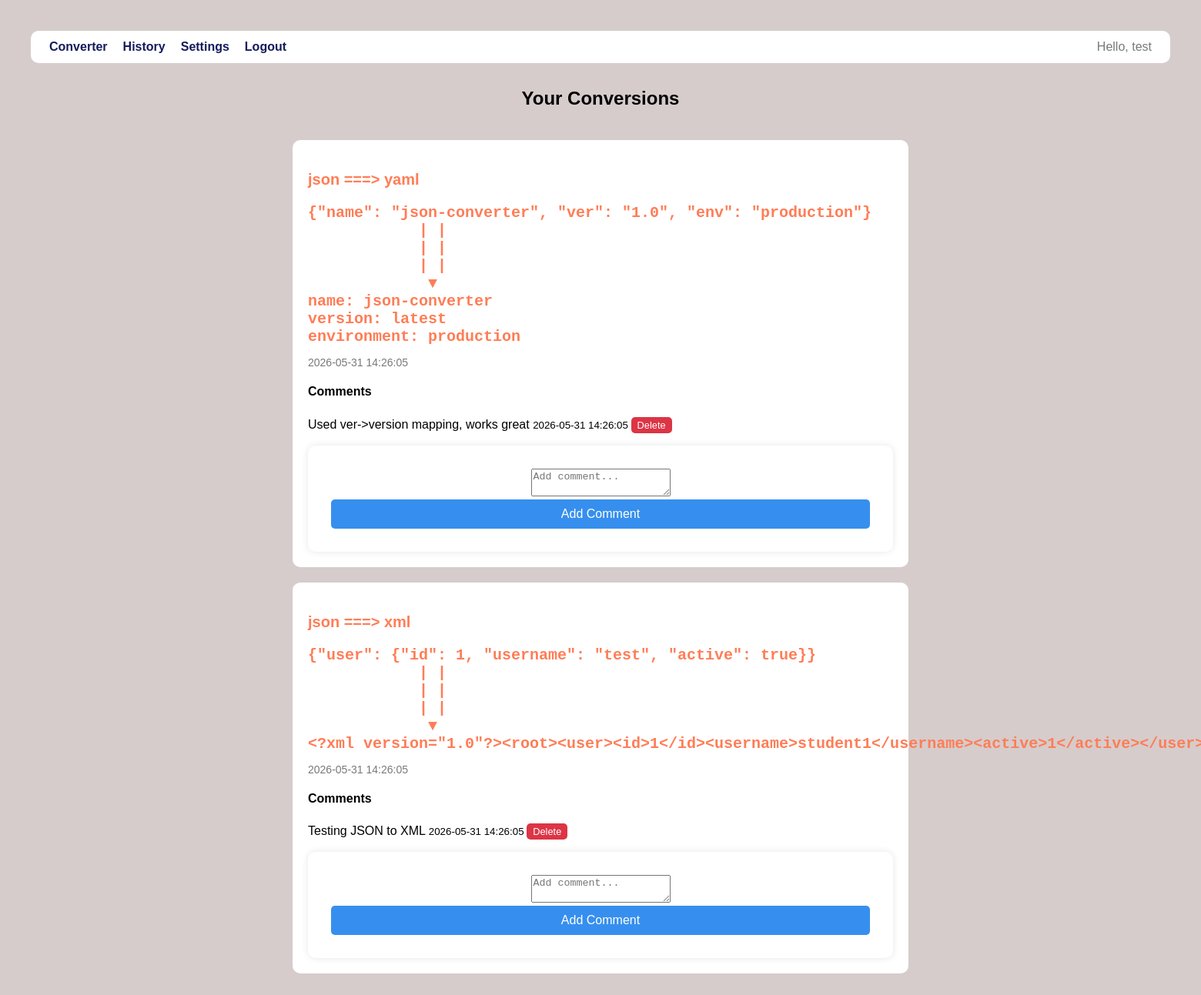
Screenshot of /history.php (signed in) with the database file from the repository.
### tables this page shows
CREATE TABLE IF NOT EXISTS conversions (
    id INT AUTO_INCREMENT PRIMARY KEY,
    user_id CHAR(36) NOT NULL,
    input_format VARCHAR(10) NOT NULL,
    output_format VARCHAR(10) NOT NULL,
    input_content TEXT NOT NULL,
    output_content TEXT NOT NULL,
    created_at TIMESTAMP DEFAULT CURRENT_TIMESTAMP,
    FOREIGN KEY (user_id) REFERENCES users(id)
);

CREATE TABLE IF NOT EXISTS conversion_comments (
    id INT AUTO_INCREMENT PRIMARY KEY,
    conversion_id INT NOT NULL,
    user_id CHAR(36) NOT NULL,
    comment TEXT NOT NULL,
    created_at TIMESTAMP DEFAULT CURRENT_TIMESTAMP,
    FOREIGN KEY (conversion_id) REFERENCES conversions(id),
    FOREIGN KEY (user_id) REFERENCES users(id)
);

### history.php (the view, shortened to what this page needs)
<?php
require_once 'includes/header.php';
require "db.php";
$sql = "SELECT *
FROM conversions
WHERE user_id = ?
ORDER BY created_at DESC";
$stmt = $conn->prepare($sql);
$stmt->execute([$_SESSION["user_id"]]);
$result = $stmt->get_result();
$conversions = $result->fetch_all(MYSQLI_ASSOC);
$sqlComm = "SELECT *
FROM conversion_comments
WHERE conversion_id = ?
ORDER BY created_at ASC";
$commentsStmt = $conn->prepare($sqlComm);
?>
<section class="container">
        <h1>Your Conversions</h1>
        <?php foreach ($conversions as $conversion): ?>
            <?php
            $commentsStmt->execute([$conversion["id"]]);
            $comments = $commentsStmt->get_result()->fetch_all(MYSQLI_ASSOC);
            ?>
            <div class="conversion-card">
                <p class="types">
                    <?= htmlspecialchars($conversion["input_format"]) ?>
                    ===&gt
                    <?= htmlspecialchars($conversion["output_format"]) ?>
                </p>
                <pre class="types">
<?= htmlspecialchars($conversion["input_content"]) ?>
            | |
            | |
            | |
             &#x25BC;
<?= htmlspecialchars($conversion["output_content"]) ?>
                </pre>
                <p class="date">
                    <?= htmlspecialchars($conversion["created_at"]) ?>
                </p>
                <div class="comments">
                <h4>Comments</h4>
                <?php if (empty($comments)): ?>
                    <p>No comments.</p>
                <?php else: ?>
                    <?php foreach ($comments as $comment): ?>
                        <div class="comment">
                            <?= htmlspecialchars($comment["comment"]) ?>
                            <small>
                                <?= htmlspecialchars($comment["created_at"]) ?>
                            </small>
                            <form class="delete-form" action="delete_comment.php" method="post">
                                <button type="submit" class="delete-btn">
                                    Delete
                                </button>
                            </form>
                        </div>
                    <?php endforeach; ?>
                <?php endif; ?>
                </div>
                    <form action="add_comment.php" method="post">
                        <textarea name="comment" required placeholder="Add comment..."></textarea>
                        <button type="submit">
                            Add Comment
                        </button>
                    </form>
            </div>
        <?php endforeach; ?>
    </section>
<?php require_once 'includes/footer.php'; ?>

### includes/header.php (shortened to what this page needs)
<!DOCTYPE html>
<html lang="en">
<head>
    <link rel="stylesheet" href="/json_converter/public/style.css">
</head>
<body>
<nav>
    <a href="/json_converter/index.php">Converter</a>
    <a href="/json_converter/history.php">History</a>
    <a href="/json_converter/settings.php">Settings</a>
    <a href="/json_converter/logout.php">Logout</a>
    <span>Hello, <?php echo htmlspecialchars($_SESSION["username"]); ?></span>
</nav>

### public/style.css (style rules this page uses)
body { font-family: Arial, sans-serif; background-color: #d6cccc; margin: 0; padding: 40px; }
h1 { text-align: center; margin-bottom: 40px; }
form { background: #ffffff; padding: 30px; border-radius: 10px; box-shadow: 0 0 10px rgba(0,0,0,0.1); width: auto; text-align: center; }
button { width: 100%; padding: 10px; border: none; border-radius: 5px; background-color: #368fee; color: white; font-size: 16px; }
.container { max-width: 800px; margin: auto; }
.conversion-card { background: #ffffff; padding: 20px; margin-bottom: 20px; border-radius: 10px; }
.types { font-size: 20px; font-weight: bold; margin-bottom: 10px; color: #ff7d56; }
.comment { margin-bottom: 15px; line-height: 1.5; }
.date { color: #797979; font-size: 14px; }
nav { background: #ffffff; padding: 12px 24px; border-radius: 10px; margin-bottom: 32px; display: flex; align-items: center; gap: 20px; }
nav a { text-decoration: none; color: #151c5c; font-weight: bold; }
nav span { margin-left: auto; color: #797979; }
button.delete-btn { background: #dc3545; padding: 3px 8px; font-size: 0.8rem; cursor: pointer; display: inline-flex; }
form.delete-form { background: transparent; padding: 0; margin: 0; border-radius: 0; box-shadow: none; width: auto; display: inline-flex; }

### rows the page displays
conversions: input_format "json", output_format "yaml", input_content "{\"name\": \"json-converter\", \"ver\": \"1.0\", \"env\": \"production\"}", output_content "name: json-converter version: latest environment: production", created_at "2026-05-31 14:26:05"
conversion_comments: comment "Used ver->version mapping, works great", created_at "2026-05-31 14:26:05"
conversions: input_format "json", output_format "xml", input_content "{\"user\": {\"id\": 1, \"username\": \"test\", \"active\": true}}", output_content "<?xml…", created_at "2026-05-31 14:26:05"
conversion_comments: comment "Testing JSON to XML", created_at "2026-05-31 14:26:05"

### other values shown
$_SESSION["username"] "test"
